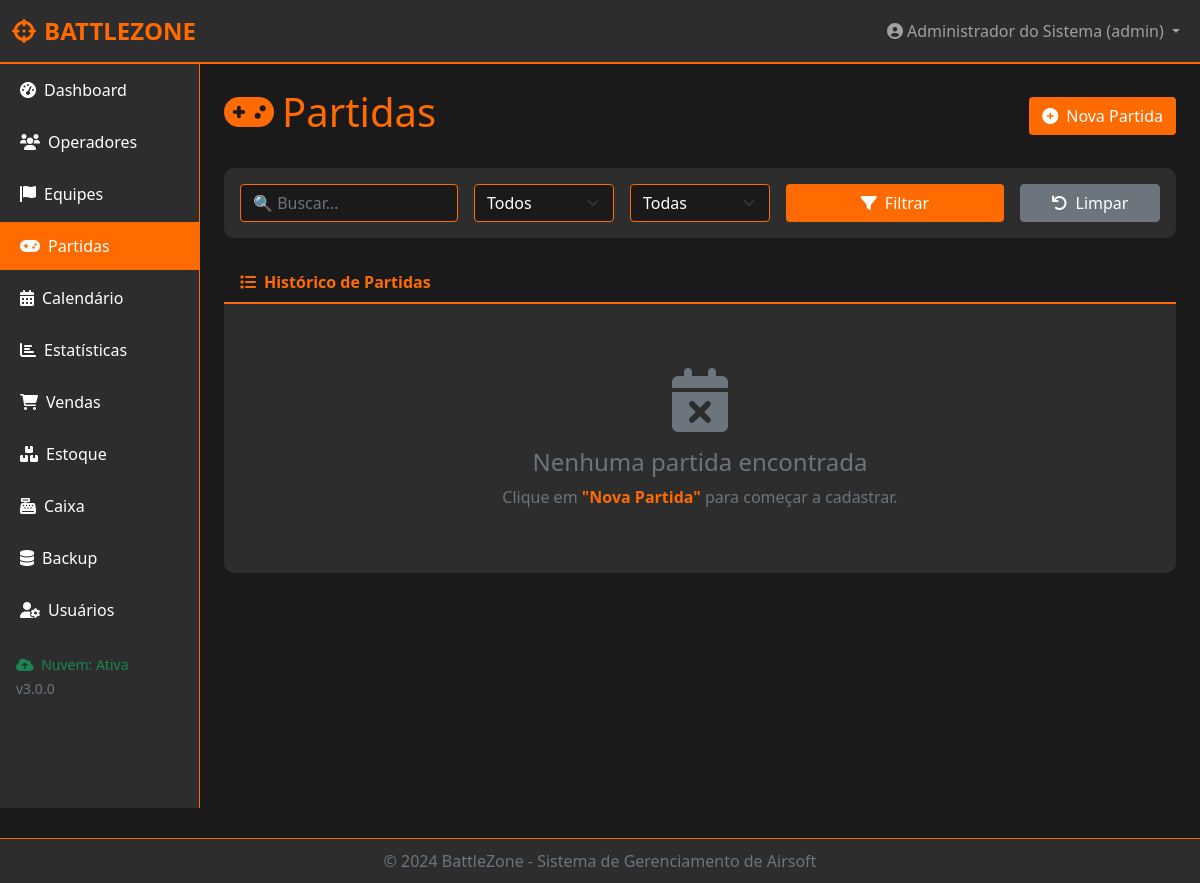
The page /partidas (signed in) on the database as committed earlier.
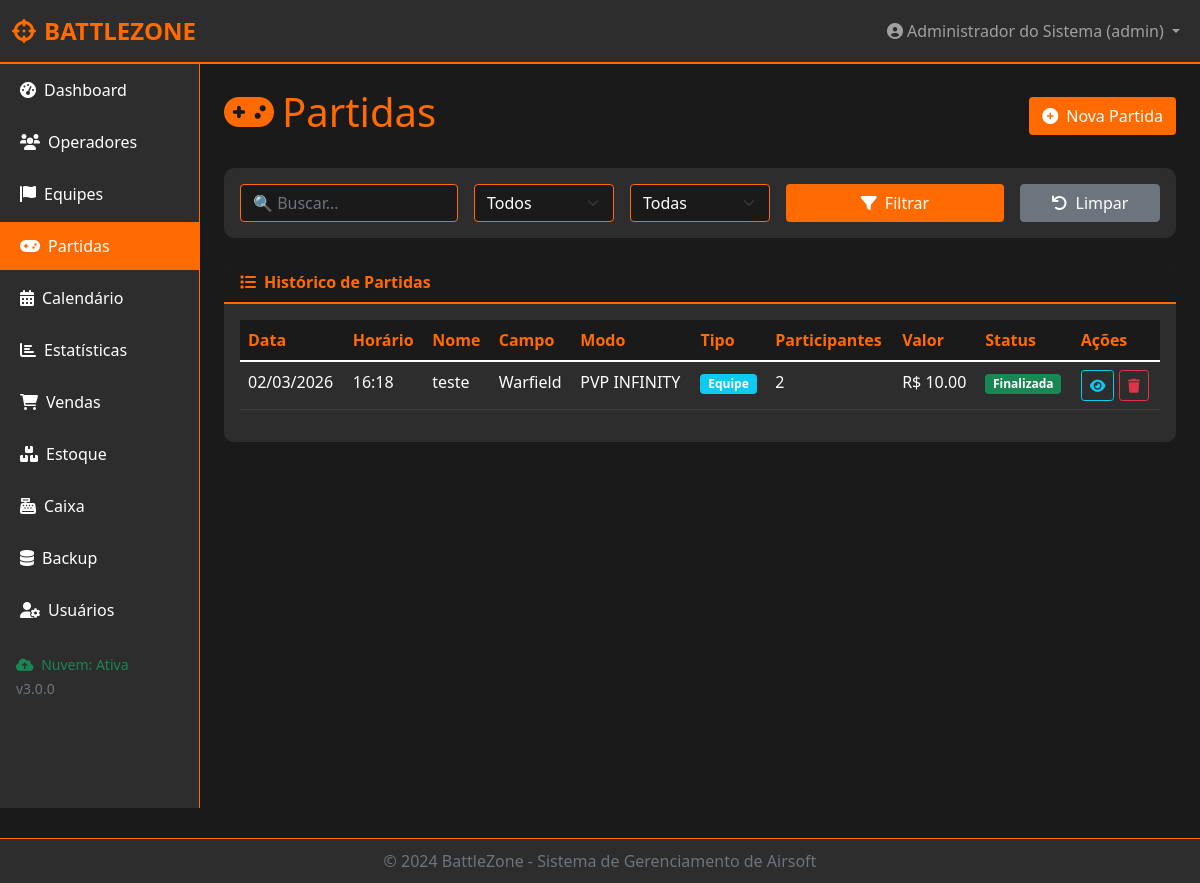
The same page on the database as committed later.
### models.py (models this page shows, shortened)
class Partida(db.Model):
    __tablename__ = 'partidas'
    id = db.Column(db.Integer, primary_key=True)
    old_id = db.Column(db.String(50), unique=True, nullable=True)
    nome = db.Column(db.String(100), nullable=False)
    data = db.Column(db.String(20), nullable=False)
    horario = db.Column(db.String(10), nullable=False)
    campo = db.Column(db.String(20), nullable=False)
    plano = db.Column(db.String(50), nullable=False)
    tempo = db.Column(db.String(20), nullable=False)
    modo = db.Column(db.String(50), nullable=False)
    tipo_participacao = db.Column(db.String(20), default='individual')
    valor_total = db.Column(db.Float, default=0)
    valor_por_participante = db.Column(db.Float, default=0)
    bbs_por_pessoa = db.Column(db.Integer, default=0)
    total_bbs = db.Column(db.Integer, default=0)
    status = db.Column(db.String(20), default='Agendada')
    finalizada = db.Column(db.Boolean, default=False)
    equipe_vencedora = db.Column(db.String(20), nullable=True)
    placar_equipe1 = db.Column(db.Integer, default=0)
    placar_equipe2 = db.Column(db.Integer, default=0)
    mvp_id = db.Column(db.Integer, db.ForeignKey('operadores.id'), nullable=True)
    pagamento = db.Column(db.String(20), default='Pendente')
    version = db.Column(db.Integer, default=1)
    locked_by = db.Column(db.Integer, db.ForeignKey('users.id'), nullable=True)
    locked_at = db.Column(db.DateTime, nullable=True)
    created_at = db.Column(db.DateTime, default=datetime.utcnow)
    created_by = db.Column(db.Integer, db.ForeignKey('users.id'), nullable=True)
    mvp = db.relationship('Operador', foreign_keys=[mvp_id])
    criador = db.relationship('User', foreign_keys=[created_by], back_populates='partidas_criadas')
    participantes = db.relationship('PartidaParticipante', back_populates='partida', cascade='all, delete-orphan')

### app.py (the view)
@app.route('/partidas')
@login_required
@requer_permissao('partidas')
@operador_session_required
def listar_partidas():
    try:
        print("\n" + "="*50)
        print("🔍 DEBUG - listar_partidas")
        print(f"Usuário: {current_user.username}")
        print(f"Nível: {current_user.nivel}")
        print(f"Autenticado: {current_user.is_authenticated}")
        print("="*50)
        status = request.args.get('status', 'Todos')
        periodo = request.args.get('periodo', 'Todas')
        search = request.args.get('search', '')
        print(f"Filtros - status: {status}, periodo: {periodo}, search: {search}")
        query = Partida.query
        if search and search.strip():
            query = query.filter(Partida.nome.ilike(f'%{search}%'))
        if status != 'Todos':
            query = query.filter_by(status=status)
        todas_partidas = query.all()
        todas_partidas.sort(key=lambda p: p.id, reverse=True)
        print(f"DEBUG: Total de partidas: {len(todas_partidas)}")
        if todas_partidas:
            for i, p in enumerate(todas_partidas[:3]):
                print(f"  {i+1}. ID={p.id} | {p.data} {p.horario} - {p.nome}")
        if periodo != 'Todas':
            hoje = datetime.now()
            partidas_filtradas = []
            for p in todas_partidas:
                try:
                    data_p = datetime.strptime(p.data, '%d/%m/%Y')
                    if periodo == 'Hoje':
                        if p.data == hoje.strftime('%d/%m/%Y'):
                            partidas_filtradas.append(p)
                    elif periodo == '7d':
                        dias_diff = (hoje - data_p).days
                        if 0 <= dias_diff <= 7:
                            partidas_filtradas.append(p)
                    elif periodo == '30d':
                        dias_diff = (hoje - data_p).days
                        if 0 <= dias_diff <= 30:
                            partidas_filtradas.append(p)
                    else:  # 'Todas'
                        partidas_filtradas.append(p)
                except Exception as e:
                    print(f"Erro ao processar data {p.data}: {e}")
                    if periodo == 'Todas':
                        partidas_filtradas.append(p)
            partidas = partidas_filtradas
        else:
            partidas = todas_partidas
        print(f"✅ Total de partidas encontradas: {len(partidas)}")
        return render_template('partidas/listar.html', partidas=partidas, status=status, periodo=periodo, search=search)
    except Exception as e:
        print(f"❌ ERRO CRÍTICO em listar_partidas: {str(e)}")
        import traceback
        traceback.print_exc()
        flash(f'Erro ao carregar partidas: {str(e)}', 'danger')
        return redirect(url_for('dashboard'))

### app.py (called while the page is built)
@app.before_request
def before_request():
    if current_user.is_authenticated and current_user.nivel == 'operador':
        if not current_user.is_session_valid():
            from flask_login import logout_user
            logout_user()
            session.clear()
            flash('Sessão expirada por inatividade (5 minutos).', 'warning')
            return redirect(url_for('auth.login'))
        current_user.update_activity()

@login_manager.user_loader
def load_user(user_id):
    return db.session.get(User, int(user_id))

@app.context_processor
def inject_now():
    return {'now': datetime.now()}

### models.py (called while the page is built, shortened)
    def tem_permissao(self, recurso):
        if self.nivel == 'admin':
            return True

### templates/partidas/listar.html (shortened to what the changed rows need)
{% extends "base.html" %}
{% block content %}
<div class="d-flex justify-content-between align-items-center mb-4">
    <h1 class="text-laranja"><i class="fas fa-gamepad me-2"></i>Partidas</h1>
</div>
<div class="card">
    <div class="card-body">
        {% if partidas %}
            <div class="table-responsive">
                <table class="table table-hover">
                    <thead>
                        <tr>
                            <th>Data</th>
                            <th>Horário</th>
                            <th>Nome</th>
                            <th>Campo</th>
                            <th>Modo</th>
                            <th>Tipo</th>
                            <th>Participantes</th>
                            <th>Valor</th>
                            <th>Status</th>
                            <th>Ações</th>
                        </tr>
                    </thead>
                    <tbody>
                        {% for partida in partidas %}
                        <tr>
                            <td>{{ partida.data }}</td>
                            <td>{{ partida.horario }}</td>
                            <td>{{ partida.nome }}</td>
                            <td>{{ partida.campo }}</td>
                            <td>{{ partida.modo }}</td>
                            <td>
                                {% if partida.tipo_participacao == 'equipe' %}
                                    <span class="badge bg-info">Equipe</span>
                                {% else %}
                                    <span class="badge bg-secondary">Individual</span>
                                {% endif %}
                            </td>
                            <td>{{ partida.participantes|length }}</td>
                            <td>R$ {{ "%.2f"|format(partida.valor_total) }}</td>
                            <td>
                                {% if partida.finalizada %}
                                    <span class="badge bg-success">Finalizada</span>
                                {% else %}
                                    <span class="badge bg-primary">Agendada</span>
                                {% endif %}
                            </td>
                            <td>
                                <a href="{{ url_for('ver_partida', id=partida.id) }}" class="btn btn-sm btn-outline-info" title="Ver">
                                    <i class="fas fa-eye"></i>
                                </a>
                                {% if current_user.nivel != 'operador' %}
                                    <form method="POST" action="{{ url_for('deletar_partida', id=partida.id) }}" style="display: inline;"
                                          onsubmit="return confirm('Tem certeza que deseja deletar a partida {{ partida.nome }}?')">
                                        <button type="submit" class="btn btn-sm btn-outline-danger" title="Deletar">
                                            <i class="fas fa-trash"></i>
                                        </button>
                                    </form>
                                {% endif %}
                            </td>
                        </tr>
                        {% endfor %}
                    </tbody>
                </table>
            </div>
        {% else %}
            <div class="text-center text-muted my-5">
                <i class="fas fa-calendar-times fa-4x mb-3"></i>
                <h4>Nenhuma partida encontrada</h4>
                <p>Clique em <strong class="text-laranja">"Nova Partida"</strong> para começar a cadastrar.</p>
            </div>
        {% endif %}
    </div>
</div>
{% endblock %}

Rows that differ between the two databases and show on the page:
added Partida: data "02/03/2026", horario "16:18", nome "teste", campo "Warfield", modo "PVP INFINITY", tipo_participacao "Equipe", participantes|length "2", valor_total "10.00", finalizada "Finalizada"
Other text that changed with them:
text no longer shown: "Nenhuma partida encontrada Clique em \"Nova Partida\" para começar a cadastrar."
text now shown: "Data Horário Nome Campo Modo Tipo Participantes Valor Status Ações"
